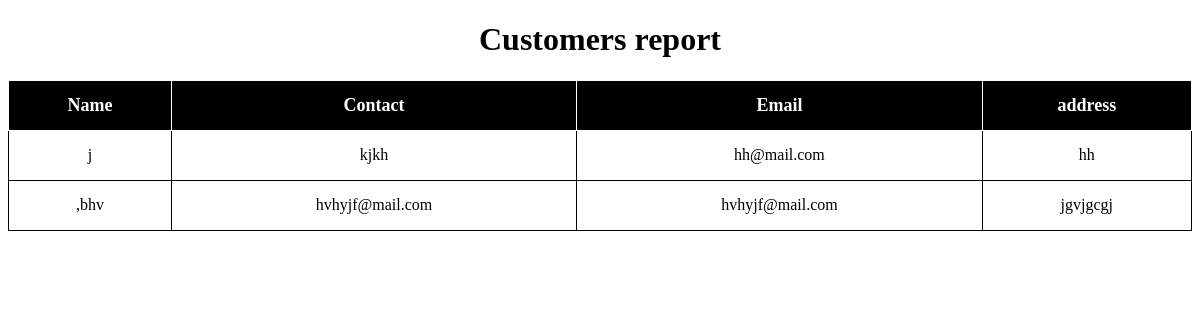
The page /customers.php on the database its author committed.
### tables this page shows
CREATE TABLE `customers` (
  `customerid` int(11) NOT NULL,
  `name` varchar(30) NOT NULL,
  `contact` varchar(20) NOT NULL,
  `email` varchar(30) NOT NULL,
  `address` varchar(35) NOT NULL
);

### customers.php (the view, shortened to what this page needs)
<?php
include "src/connect.php";
?>
<!DOCTYPE html>
<html lang="en">
<head>
</head>
<body>
    <h1 style="text-align: center;">Customers report</h1>
            <table style="text-align: center; width: 100%;">
                <tr>
                    <th class="header">Name</th>
                    <th class="header">Contact</th>
                    <th class="header">Email</th>
                    <th class="header">address</th>
                </tr>
                <?php
                $sql = "SELECT * FROM customers";
                $result = $connect->query($sql);
                if ($result->num_rows > 0) {
                    while($row = $result->fetch_assoc()) {
                        echo "<tr><td>" . $row["name"]. "</td><td>" . $row["contact"]. "</td><td>" . $row["email"]. "</td><td>" . $row["address"]. "</td></tr>";
                    }
                    echo "</table>";
                } else {
                    echo "0 results";
                }
                ?>
</body>
</html>

### customers.php (style rules this page uses)
* { box-sizing: border-box; }
table, td, th { height: 50px; border: 1px solid black; }
table { border: none; border-collapse: collapse; }
.header { background-color: black; color:white; border:1px solid white; font-size:18px; }

### rows shown on the page
customers: name "j", contact "kjkh", email "hh@mail.com", address "hh"
customers: name ",bhv", contact "hvhyjf@mail.com", email "hvhyjf@mail.com", address "jgvjgcgj"
